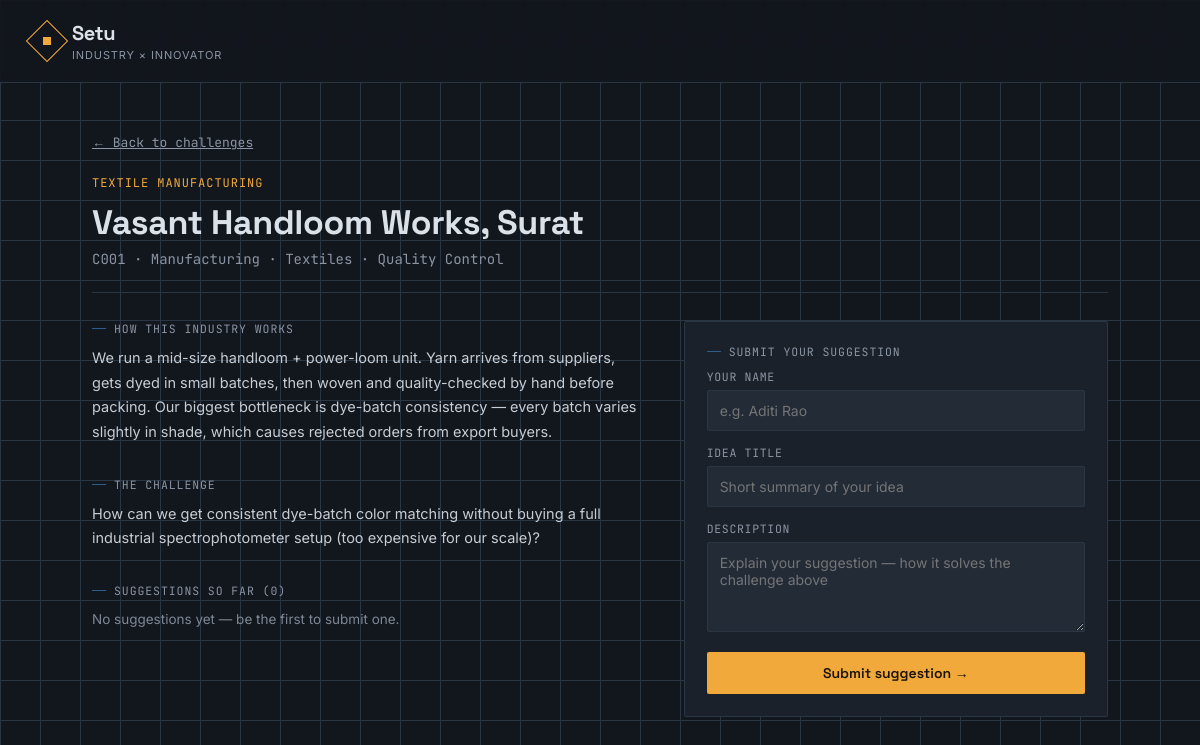
The app's page /challenge/c001 with its own data.
### tables this page shows
CREATE TABLE challenges (
            id TEXT PRIMARY KEY,
            sector TEXT NOT NULL,
            company TEXT NOT NULL,
            workflow TEXT NOT NULL,
            challenge TEXT NOT NULL,
            tags TEXT NOT NULL
        );

### blueprints/browse.py (the view)
@browse_bp.route("/challenge/<challenge_id>")
def detail(challenge_id):
    c = db.get_challenge(challenge_id)
    if not c:
        return redirect(url_for("browse.browse"))
    suggestions = db.get_suggestions(challenge_id)
    return render_template("detail.html", c=c, suggestions=suggestions)

### db.py (called while the page is built)
def get_db():
    conn = sqlite3.connect(DB_PATH)
    conn.row_factory = sqlite3.Row
    return conn

def get_challenge(challenge_id):
    conn = get_db()
    row = conn.execute("SELECT * FROM challenges WHERE id = ?", (challenge_id,)).fetchone()
    conn.close()
    if not row:
        return None
    d = dict(row)
    d["tags"] = json.loads(d["tags"])
    return d

def get_suggestions(challenge_id=None):
    conn = get_db()
    if challenge_id:
        rows = conn.execute(
            "SELECT * FROM suggestions WHERE challenge_id = ? ORDER BY created_at DESC", (challenge_id,)
        ).fetchall()
    else:
        rows = conn.execute("SELECT * FROM suggestions ORDER BY created_at DESC").fetchall()
    conn.close()
    return [dict(r) for r in rows]

### templates/detail.html
{% extends "base.html" %}
{% block content %}
<a href="{{ url_for('browse.browse') }}" class="back-link">← Back to challenges</a>
<div class="detail-header">
  <div class="sector">{{ c['sector'] }}</div>
  <h1 class="display">{{ c['company'] }}</h1>
  <div class="company mono">{{ c['id'].upper() }} · {{ c['tags']|join(' · ') }}</div>
</div>
<div class="two-col">
  <div>
    <div class="block">
      <div class="block-label">How this industry works</div>
      <p>{{ c['workflow'] }}</p>
    </div>
    <div class="block">
      <div class="block-label">The challenge</div>
      <p>{{ c['challenge'] }}</p>
    </div>
    <div class="block">
      {% include "_suggestion_list.html" %}
    </div>
  </div>
  <div>
    <div class="form-panel">
      {% include "_suggestion_form.html" %}
    </div>
  </div>
</div>
{% endblock %}

### static/css/shared.css (style rules this page uses)
:root { --bg:#12161d; --surface:#1b212b; --surface-2:#232b37; --line:#2f5d8a; --line-soft:#2a3644; --accent:#f2a93b; --accent-soft:#f2a93b22; --text:#dbe1e8; --text-dim:#8b95a3; --good:#4fa87a; --good-soft:#4fa87a22; }
* { box-sizing:border-box; margin:0; padding:0; }
html,body { height:100%; }
body { background: linear-gradient(var(--line-soft) 1px, transparent 1px) 0 0/40px 40px, linear-gradient(90deg, var(--line-soft) 1px, transparent 1px) 0 0/40px 40px, var(--bg); background-attachment:fixed; color:var(--text); font-family:'Inter', sans-serif; min-height:100vh; -webkit-font-smoothing:antialiased; }
.mono { font-family:'JetBrains Mono', monospace; }
.display { font-family:'Space Grotesk', sans-serif; }

### static/css/person3-browse.css (style rules this page uses)
.back-link { font-family:'JetBrains Mono'; font-size:13px; color:var(--text-dim); cursor:pointer; display:inline-flex; align-items:center; gap:6px; margin-bottom:24px; }
.detail-header { border-bottom:1px solid var(--line-soft); padding-bottom:24px; margin-bottom:28px; }
.detail-header .sector { font-family:'JetBrains Mono'; font-size:12px; color:var(--accent); text-transform:uppercase; letter-spacing:0.08em; }
.detail-header h1 { font-family:'Space Grotesk'; font-size:34px; margin:10px 0 6px; letter-spacing:-0.01em; }
.detail-header .company { color:var(--text-dim); font-size:14px; }
.two-col { display:grid; grid-template-columns:1.3fr 1fr; gap:40px; }
.block-label { font-family:'JetBrains Mono'; font-size:11.5px; color:var(--text-dim); text-transform:uppercase; letter-spacing:0.08em; margin-bottom:10px; display:flex; align-items:center; gap:8px; }
.block-label::before { content:''; width:14px; height:1px; background:var(--line); }
.block { margin-bottom:32px; }
.block p { font-size:14.5px; line-height:1.7; color:var(--text); opacity:0.9; }

### static/css/person4-forms.css (style rules this page uses)
.form-panel { background:var(--surface); border:1px solid var(--line-soft); padding:22px; border-radius:2px; }

### records on screen
challenges: sector "TEXTILE MANUFACTURING", company "Vasant Handloom Works, Surat", id "C001", workflow "We run a mid-size handloom + power-loom unit. Yarn arrives from suppliers, gets dyed in small batches, then woven and quality-checked by hand before packing. Our biggest bottleneck is dye-batch consistency — every batch varies slightly in shade, which causes rejected orders from export buyers.", challenge "How can we get consistent dye-batch color matching without buying a full industrial spectrophotometer setup (too expensive for our scale)?"

### other values on screen
{{ c['tags']|join(' · ') }} "Manufacturing · Textiles · Quality Control"
{{ suggestions|length }} "0"
